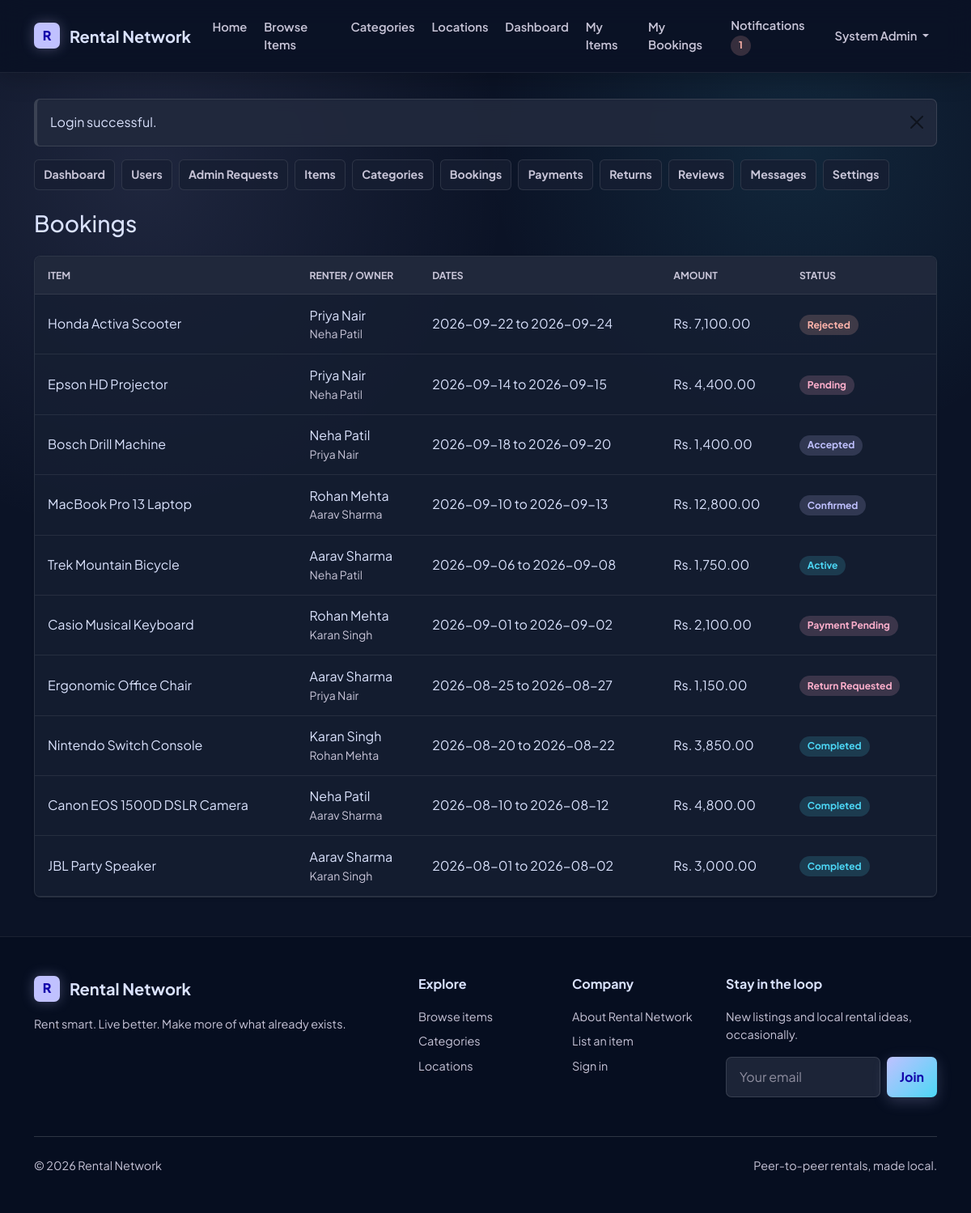
The app's page /admin/bookings.php (signed in) with its own data.
### tables this page shows
CREATE TABLE users (
  user_id INT UNSIGNED AUTO_INCREMENT PRIMARY KEY,
  name VARCHAR(100) NOT NULL,
  email VARCHAR(150) NOT NULL UNIQUE,
  phone VARCHAR(20) NOT NULL,
  password VARCHAR(255) NOT NULL,
  address VARCHAR(255) NOT NULL,
  location_address VARCHAR(255) DEFAULT NULL,
  city VARCHAR(80) NOT NULL,
  state VARCHAR(80) NOT NULL,
  pincode VARCHAR(10) NOT NULL,
  latitude DECIMAL(10,7) DEFAULT NULL,
  longitude DECIMAL(10,7) DEFAULT NULL,
  profile_image VARCHAR(255) DEFAULT NULL,
  role ENUM('User', 'Admin') NOT NULL DEFAULT 'User',
  status ENUM('Active', 'Blocked') NOT NULL DEFAULT 'Active',
  reset_token VARCHAR(255) DEFAULT NULL,
  reset_expires DATETIME DEFAULT NULL,
  created_at TIMESTAMP NOT NULL DEFAULT CURRENT_TIMESTAMP,
  updated_at TIMESTAMP NOT NULL DEFAULT CURRENT_TIMESTAMP ON UPDATE CURRENT_TIMESTAMP,
  INDEX idx_users_role_status (role, status),
  INDEX idx_users_location (city, state, pincode),
  INDEX idx_users_coordinates (latitude, longitude)
);

CREATE TABLE bookings (
  booking_id INT UNSIGNED AUTO_INCREMENT PRIMARY KEY,
  item_id INT UNSIGNED NOT NULL,
  renter_id INT UNSIGNED NOT NULL,
  owner_id INT UNSIGNED NOT NULL,
  start_date DATE NOT NULL,
  end_date DATE NOT NULL,
  rental_unit ENUM('Daily', 'Hourly') NOT NULL DEFAULT 'Daily',
  start_time TIME DEFAULT NULL,
  end_time TIME DEFAULT NULL,
  total_days INT UNSIGNED NOT NULL,
  total_hours INT UNSIGNED DEFAULT NULL,
  rental_amount DECIMAL(10,2) NOT NULL,
  security_deposit DECIMAL(10,2) NOT NULL,
  total_amount DECIMAL(10,2) NOT NULL,
  booking_status ENUM(
    'Pending',
    'Accepted',
    'Rejected',
    'Payment Pending',
    'Confirmed',
    'Active',
    'Return Requested',
    'Returned',
    'Completed',
    'Cancelled'
  ) NOT NULL DEFAULT 'Pending',
  status_note VARCHAR(255) DEFAULT NULL,
  created_at TIMESTAMP NOT NULL DEFAULT CURRENT_TIMESTAMP,
  updated_at TIMESTAMP NOT NULL DEFAULT CURRENT_TIMESTAMP ON UPDATE CURRENT_TIMESTAMP,
  CONSTRAINT fk_bookings_item
    FOREIGN KEY (item_id) REFERENCES items(item_id)
    ON UPDATE CASCADE ON DELETE RESTRICT,
  CONSTRAINT fk_bookings_renter
    FOREIGN KEY (renter_id) REFERENCES users(user_id)
    ON UPDATE CASCADE ON DELETE RESTRICT,
  CONSTRAINT fk_bookings_owner
    FOREIGN KEY (owner_id) REFERENCES users(user_id)
    ON UPDATE CASCADE ON DELETE RESTRICT,
  INDEX idx_bookings_item_dates (item_id, start_date, end_date),
  INDEX idx_bookings_item_times (item_id, start_date, end_date, start_time, end_time),
  INDEX idx_bookings_status (booking_status),
  INDEX idx_bookings_renter (renter_id),
  INDEX idx_bookings_owner (owner_id)
);

CREATE TABLE items (
  item_id INT UNSIGNED AUTO_INCREMENT PRIMARY KEY,
  owner_id INT UNSIGNED NOT NULL,
  category_id INT UNSIGNED NOT NULL,
  item_name VARCHAR(150) NOT NULL,
  description TEXT NOT NULL,
  brand VARCHAR(100) DEFAULT NULL,
  model VARCHAR(100) DEFAULT NULL,
  item_condition ENUM('New', 'Like New', 'Good', 'Fair') NOT NULL DEFAULT 'Good',
  rental_price DECIMAL(10,2) NOT NULL,
  rental_unit ENUM('Daily', 'Hourly', 'Both') NOT NULL DEFAULT 'Daily',
  hourly_price DECIMAL(10,2) DEFAULT NULL,
  security_deposit DECIMAL(10,2) NOT NULL DEFAULT 0.00,
  image VARCHAR(255) DEFAULT NULL,
  quantity INT UNSIGNED NOT NULL DEFAULT 1,
  location VARCHAR(150) NOT NULL,
  location_address VARCHAR(255) DEFAULT NULL,
  city VARCHAR(80) NOT NULL,
  state VARCHAR(80) NOT NULL,
  pincode VARCHAR(10) NOT NULL,
  latitude DECIMAL(10,7) DEFAULT NULL,
  longitude DECIMAL(10,7) DEFAULT NULL,
  status ENUM('Available', 'Unavailable', 'Rented', 'Maintenance') NOT NULL DEFAULT 'Available',
  is_approved TINYINT(1) NOT NULL DEFAULT 1,
  created_at TIMESTAMP NOT NULL DEFAULT CURRENT_TIMESTAMP,
  updated_at TIMESTAMP NOT NULL DEFAULT CURRENT_TIMESTAMP ON UPDATE CURRENT_TIMESTAMP,
  CONSTRAINT fk_items_owner
    FOREIGN KEY (owner_id) REFERENCES users(user_id)
    ON UPDATE CASCADE ON DELETE RESTRICT,
  CONSTRAINT fk_items_category
    FOREIGN KEY (category_id) REFERENCES categories(category_id)
    ON UPDATE CASCADE ON DELETE RESTRICT,
  INDEX idx_items_search (item_name, brand, city),
  INDEX idx_items_category_status (category_id, status),
  INDEX idx_items_price (rental_price),
  INDEX idx_items_rental_unit (rental_unit),
  INDEX idx_items_owner (owner_id),
  INDEX idx_items_coordinates (latitude, longitude)
);

### admin/bookings.php (the view)
<?php
require_once __DIR__ . '/../includes/db.php'; require_admin(); $page_title='Manage Bookings'; $bookings=$pdo->query('SELECT b.booking_id,b.start_date,b.end_date,b.total_amount,b.booking_status,i.item_name,r.name AS renter_name,o.name AS owner_name FROM bookings b INNER JOIN items i ON i.item_id=b.item_id INNER JOIN users r ON r.user_id=b.renter_id INNER JOIN users o ON o.user_id=b.owner_id ORDER BY b.created_at DESC')->fetchAll(); require_once __DIR__ . '/../includes/header.php'; require __DIR__ . '/_nav.php';
?>
<h1 class="h3 mb-4">Bookings</h1><div class="card shadow-sm"><div class="table-responsive"><table class="table table-hover mb-0"><thead class="table-light"><tr><th class="ps-3">Item</th><th>Renter / Owner</th><th>Dates</th><th>Amount</th><th class="pe-3">Status</th></tr></thead><tbody><?php foreach($bookings as $booking): ?><tr><td class="ps-3"><?php echo e($booking['item_name']); ?></td><td><?php echo e($booking['renter_name']); ?><div class="small text-muted"><?php echo e($booking['owner_name']); ?></div></td><td><?php echo e($booking['start_date']); ?> to <?php echo e($booking['end_date']); ?></td><td><?php echo e(format_money($booking['total_amount'])); ?></td><td class="pe-3"><span class="badge text-bg-<?php echo e(status_badge_class($booking['booking_status'])); ?>"><?php echo e($booking['booking_status']); ?></span></td></tr><?php endforeach; ?></tbody></table></div></div><?php require_once __DIR__ . '/../includes/footer.php'; ?>

### includes/header.php (shortened to what this page needs)
<?php
require_once __DIR__ . '/functions.php';
$pageTitle = $page_title ?? 'Rental Network';
$pageSlug = strtolower((string) preg_replace('/[^a-z0-9]+/i', '-', $pageTitle));
$pageSlug = trim($pageSlug, '-');
$styleVersion = (string) filemtime(__DIR__ . '/../assets/css/style.css');
?>
<!doctype html>
<html lang="en">
<head>
    <link href="https://cdn.jsdelivr.net/npm/bootstrap@5.3.3/dist/css/bootstrap.min.css" rel="stylesheet">
    <link rel="stylesheet" href="<?php echo e(base_url('assets/css/style.css?v=' . $styleVersion)); ?>">
</head>
<body class="site-body page-<?php echo e($pageSlug ?: 'rental-network'); ?>">
<?php require __DIR__ . '/navbar.php'; ?>
<main class="site-main">
    <div class="container py-4">
        <?php display_flash(); ?>

### includes/navbar.php (shortened to what this page needs)
<?php
require_once __DIR__ . '/db.php';
$navUser = null;
$unreadCount = 0;
if (is_logged_in()) {
    try {
        $navUser = current_user($pdo);
        if ($navUser) {
            $unreadCount = unread_notification_count($pdo, (int) $navUser['user_id']);
        }
    } catch (Throwable $exception) {
        $navUser = null;
        $unreadCount = 0;
    }
}
?>
<nav class="navbar navbar-expand-lg navbar-light site-navbar sticky-top">
    <div class="container">
        <a class="navbar-brand brand-lockup" href="<?php echo e(base_url('index.php')); ?>">
            <span class="brand-mark" aria-hidden="true">R</span>
            <span>Rental Network</span>
        </a>
        <div class="collapse navbar-collapse" id="mainNavbar">
            <ul class="navbar-nav me-auto mb-2 mb-lg-0">
                <li class="nav-item">
                    <a class="nav-link" href="<?php echo e(base_url('index.php')); ?>">Home</a>
                </li>
                <li class="nav-item">
                    <a class="nav-link" href="<?php echo e(base_url('items/browse_items.php')); ?>">Browse Items</a>
                </li>
                <li class="nav-item">
                    <a class="nav-link" href="<?php echo e(base_url('categories/categories.php')); ?>">Categories</a>
                </li>
                <li class="nav-item">
                    <a class="nav-link" href="<?php echo e(base_url('items/locations.php')); ?>">Locations</a>
                </li>
                <?php if (is_logged_in()) : ?>
                    <li class="nav-item">
                        <a class="nav-link" href="<?php echo e(base_url('dashboard.php')); ?>">Dashboard</a>
                    </li>
                    <li class="nav-item">
                        <a class="nav-link" href="<?php echo e(base_url('items/my_items.php')); ?>">My Items</a>
                    </li>
                    <li class="nav-item">
                        <a class="nav-link" href="<?php echo e(base_url('booking/my_bookings.php')); ?>">My Bookings</a>
                    </li>
                <?php endif; ?>
            </ul>
            <ul class="navbar-nav ms-auto mb-2 mb-lg-0 align-items-lg-center">
                <?php if (is_logged_in() && $navUser) : ?>
                    <li class="nav-item">
                        <a class="nav-link" href="<?php echo e(base_url('notifications/notifications.php')); ?>">
                            Notifications
                            <?php if ($unreadCount > 0) : ?>
                                <span class="badge rounded-pill text-bg-danger"><?php echo e($unreadCount); ?></span>
                            <?php endif; ?>
                        </a>
                    </li>
                    <li class="nav-item dropdown">
                        <a class="nav-link dropdown-toggle" href="#" role="button" data-bs-toggle="dropdown" aria-expanded="false">
                            <?php echo e($navUser['name']); ?>
                        </a>
                    </li>
                <?php endif; ?>
            </ul>
        </div>
    </div>
</nav>

### includes/functions.php (shortened to what this page needs)
<?php
function base_url(string $path = ''): string
{
    return rtrim(BASE_URL, '/') . '/' . ltrim($path, '/');
}
function e(mixed $value): string
{
    return htmlspecialchars((string) $value, ENT_QUOTES, 'UTF-8');
}
function display_flash(): void
{
    foreach ($_SESSION['flash'] as $flash) {
        echo '<div class="alert alert-' . e($flash['type']) . ' alert-dismissible fade show" role="alert">';
        echo e($flash['message']);
        echo '<button type="button" class="btn-close" data-bs-dismiss="alert" aria-label="Close"></button>';
        echo '</div>';
    }
}
function is_logged_in(): bool
{
    return isset($_SESSION['user_id']);
}
function current_user_id(): ?int
{
    return isset($_SESSION['user_id']) ? (int) $_SESSION['user_id'] : null;
}
function current_user(PDO $pdo): ?array
{
    $statement = $pdo->prepare('SELECT * FROM users WHERE user_id = ? LIMIT 1');
    $statement->execute([current_user_id()]);
    $user = $statement->fetch();
    return $user ?: null;
}
function unread_notification_count(PDO $pdo, int $userId): int
{
    $statement = $pdo->prepare('SELECT COUNT(*) FROM notifications WHERE user_id = ? AND is_read = 0');
    $statement->execute([$userId]);
    return (int) $statement->fetchColumn();
}
function status_badge_class(string $status): string
{
    return match ($status) {
        'Available', 'Active', 'Approved', 'Completed', 'Paid' => 'success',
        'Pending', 'Payment Pending', 'Return Requested' => 'warning',
        'Unavailable', 'Maintenance', 'Blocked', 'Rejected', 'Cancelled', 'Failed', 'Disputed' => 'danger',
        'Rented', 'Accepted', 'Confirmed', 'Active', 'Returned' => 'info',
        default => 'secondary',
    };
}
function format_money(float|string $amount): string
{
    return 'Rs. ' . number_format((float) $amount, 2);
}

### admin/_nav.php
<nav class="admin-nav mb-4">
    <a href="<?php echo e(base_url('admin/dashboard.php')); ?>">Dashboard</a><a href="<?php echo e(base_url('admin/users.php')); ?>">Users</a><a href="<?php echo e(base_url('admin/admin_requests.php')); ?>">Admin Requests</a><a href="<?php echo e(base_url('admin/items.php')); ?>">Items</a><a href="<?php echo e(base_url('admin/categories.php')); ?>">Categories</a><a href="<?php echo e(base_url('admin/bookings.php')); ?>">Bookings</a><a href="<?php echo e(base_url('admin/payments.php')); ?>">Payments</a><a href="<?php echo e(base_url('admin/returns.php')); ?>">Returns</a><a href="<?php echo e(base_url('admin/reviews.php')); ?>">Reviews</a><a href="<?php echo e(base_url('admin/notifications.php')); ?>">Messages</a><a href="<?php echo e(base_url('admin/settings.php')); ?>">Settings</a>
</nav>

### includes/footer.php (shortened to what this page needs)
    </div>
</main>
<footer class="site-footer mt-auto">
    <div class="container py-5">
        <div class="row g-4">
            <div class="col-lg-5">
                <div class="navbar-brand text-white mb-3"><span class="brand-mark">R</span><span>Rental Network</span></div>
                <p class="footer-tagline mb-0">Rent smart. Live better. Make more of what already exists.</p>
            </div>
            <div class="col-6 col-lg-2"><h2 class="footer-heading">Explore</h2><a href="<?php echo e(base_url('items/browse_items.php')); ?>">Browse items</a><a href="<?php echo e(base_url('categories/categories.php')); ?>">Categories</a><a href="<?php echo e(base_url('items/locations.php')); ?>">Locations</a></div>
            <div class="col-6 col-lg-2"><h2 class="footer-heading">Company</h2><a href="<?php echo e(base_url('index.php')); ?>">About Rental Network</a><a href="<?php echo e(base_url('register.php')); ?>">List an item</a><a href="<?php echo e(base_url('login.php')); ?>">Sign in</a></div>
            <div class="col-12 col-lg-3"><h2 class="footer-heading">Stay in the loop</h2><p class="footer-copy">New listings and local rental ideas, occasionally.</p><form class="footer-subscribe d-flex gap-2"><input class="form-control" type="email" placeholder="Your email" aria-label="Your email"><button class="btn btn-primary" type="button">Join</button></form></div>
        </div>
        <div class="footer-bottom d-flex flex-column flex-md-row justify-content-between gap-2 mt-5 pt-4"><span>&copy; <?php echo date('Y'); ?> Rental Network</span><span>Peer-to-peer rentals, made local.</span></div>
    </div>
</footer>
</body>
</html>

### records on screen
users: user_id "1", name "System Admin"
bookings: item.item_name "Honda Activa Scooter", renter.name "Priya Nair", owner.name "Neha Patil", start_date "2026-09-22", end_date "2026-09-24", total_amount "Rs. 7,100.00", booking_status "Rejected"
bookings: item.item_name "Epson HD Projector", renter.name "Priya Nair", owner.name "Neha Patil", start_date "2026-09-14", end_date "2026-09-15", total_amount "Rs. 4,400.00", booking_status "Pending"
bookings: item.item_name "Bosch Drill Machine", renter.name "Neha Patil", owner.name "Priya Nair", start_date "2026-09-18", end_date "2026-09-20", total_amount "Rs. 1,400.00", booking_status "Accepted"
bookings: item.item_name "MacBook Pro 13 Laptop", renter.name "Rohan Mehta", owner.name "Aarav Sharma", start_date "2026-09-10", end_date "2026-09-13", total_amount "Rs. 12,800.00", booking_status "Confirmed"
bookings: item.item_name "Trek Mountain Bicycle", renter.name "Aarav Sharma", owner.name "Neha Patil", start_date "2026-09-06", end_date "2026-09-08", total_amount "Rs. 1,750.00", booking_status "Active"
bookings: item.item_name "Casio Musical Keyboard", renter.name "Rohan Mehta", owner.name "Karan Singh", start_date "2026-09-01", end_date "2026-09-02", total_amount "Rs. 2,100.00", booking_status "Payment Pending"
bookings: item.item_name "Ergonomic Office Chair", renter.name "Aarav Sharma", owner.name "Priya Nair", start_date "2026-08-25", end_date "2026-08-27", total_amount "Rs. 1,150.00", booking_status "Return Requested"
bookings: item.item_name "Nintendo Switch Console", renter.name "Karan Singh", owner.name "Rohan Mehta", start_date "2026-08-20", end_date "2026-08-22", total_amount "Rs. 3,850.00", booking_status "Completed"
bookings: item.item_name "Canon EOS 1500D DSLR Camera", renter.name "Neha Patil", owner.name "Aarav Sharma", start_date "2026-08-10", end_date "2026-08-12", total_amount "Rs. 4,800.00", booking_status "Completed"
bookings: item.item_name "JBL Party Speaker", renter.name "Aarav Sharma", owner.name "Karan Singh", start_date "2026-08-01", end_date "2026-08-02", total_amount "Rs. 3,000.00", booking_status "Completed"

### other values on screen
$flash['message'] "Login successful."
